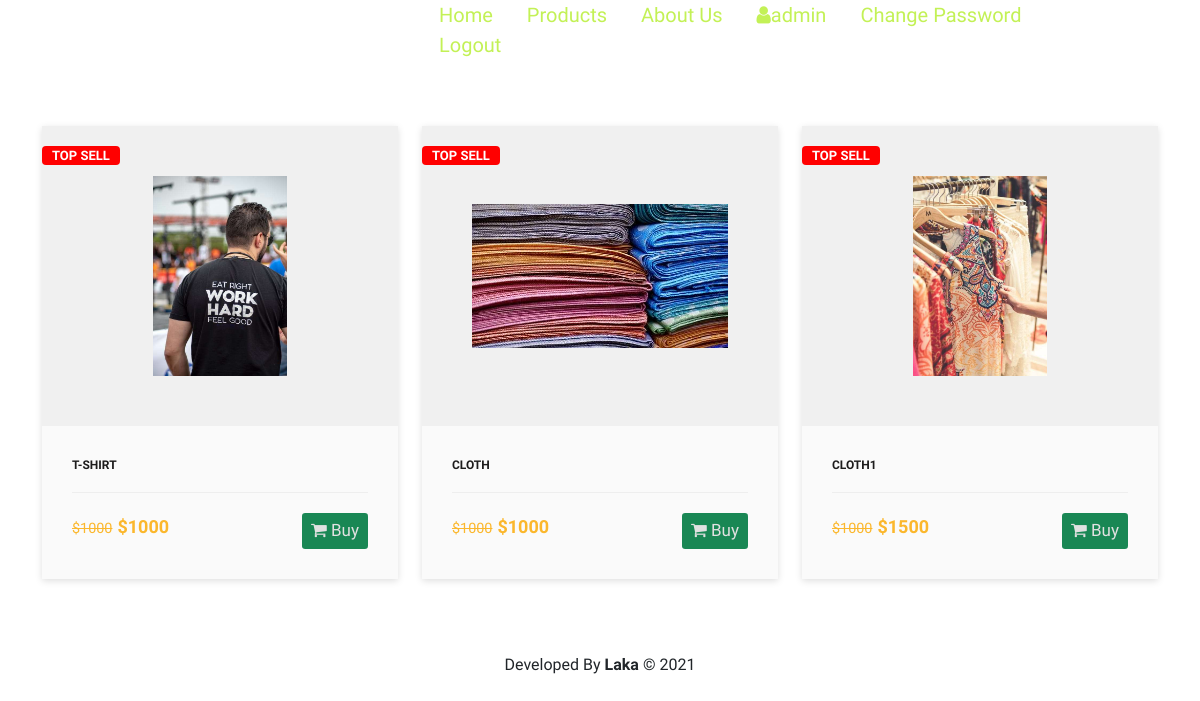
Before: /garments/products/ (signed in) with the older database file.
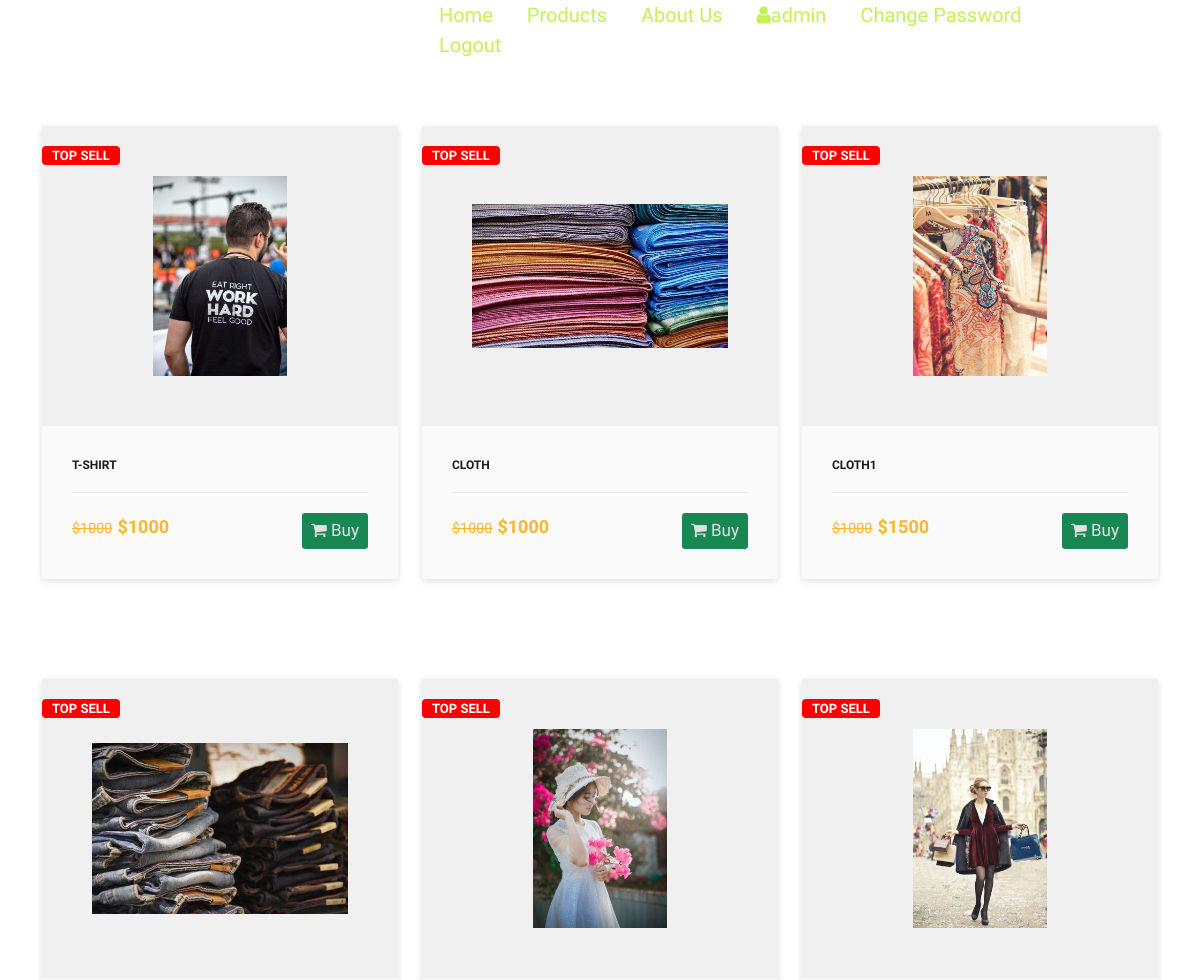
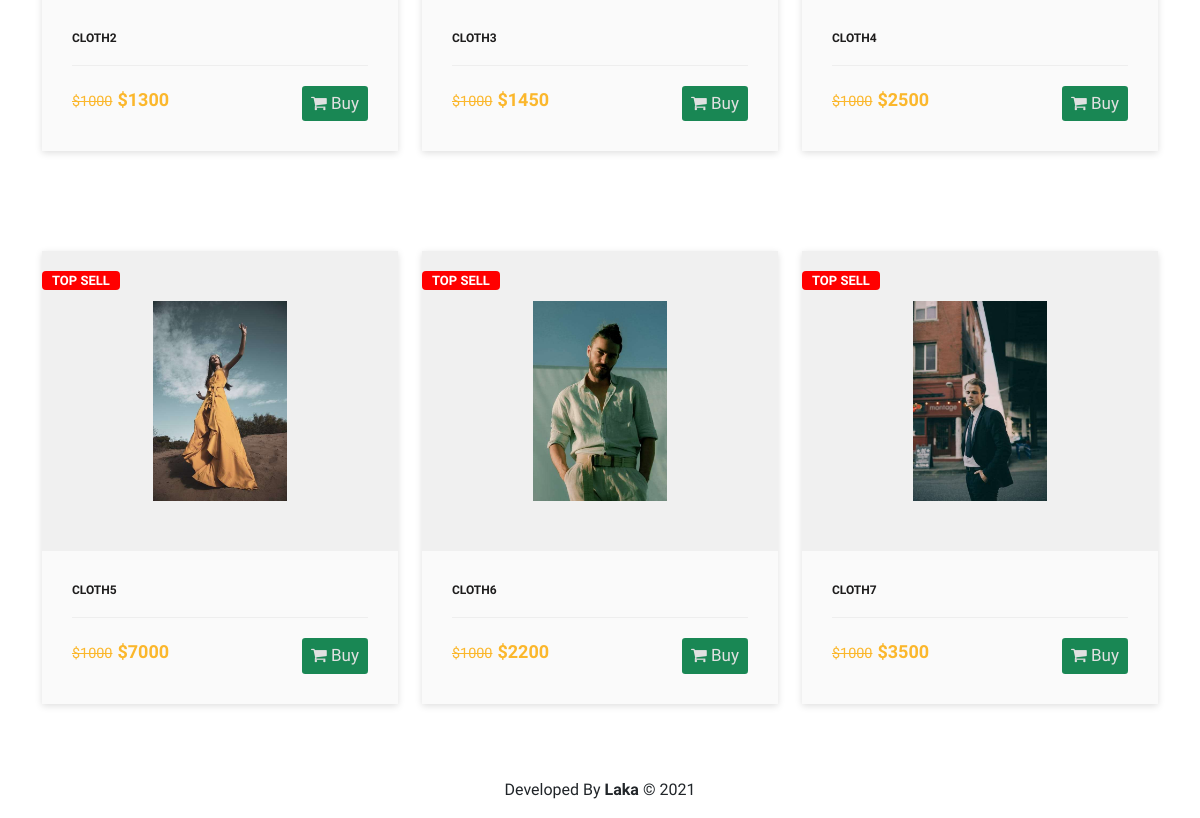
After: the same page with the newer database file (2 pictures, top to bottom).
### abc_garments/models.py (models this page shows, shortened)
class Product(models.Model):
    name=models.CharField(max_length=255)
    status=models.BooleanField(default=True)
    size=models.CharField(max_length=10) #XL,M,S
    price=models.IntegerField()
    image=models.ImageField(upload_to='products',blank=True,null=True)

### abc_garments/views.py (the view)
# urls.py: path('products/',products,name='products'),
@login_required
def products(request):
    context={}
    products=Product.objects.all()
    context['products']=products
    return render(request,'products.html',context)

### templates/products.html (shortened to what this page needs)
{% extends 'base.html' %}
{% load static %}
{% block CSS %}
<link rel="stylesheet" href="{% static 'custom/css/products.css' %}">
{% endblock CSS %}
{%block content%}
<div class="container">
    <div class="row">
        {% for product in products %}
        <div class="col-md-4">
            <div class="product-card">
                <div class="badge">Top Sell</div>
                <div class="product-tumb">
                  <img src="..{{ product.image.url }}" alt="cloth">
                </div>
                <div class="product-details">
                  <span class="product-catagory">{{product.name}}</span>
                    <div class="product-bottom-details">
                        <div class="product-price"><small>$1000</small>${{product.price}}</div>
                        <div class="product-links">
                        <a class="btn btn-sm bg-success" href="{% url 'buy_product' product.id %}"><i class="fa fa-shopping-cart"></i> Buy</a>
                        </div>
                    </div>
                </div>
            </div>
        </div>
        {% endfor %}
    </div>
</div>
{% endblock content %}

### templates/base.html (shortened to what this page needs)
{% load static %}
<!doctype html>
<html lang="en">
  <head>
    <link rel="stylesheet" href="https://cdnjs.cloudflare.com/ajax/libs/font-awesome/4.7.0/css/font-awesome.min.css">
    <link href="https://cdn.jsdelivr.net/npm/bootstrap@5.0.0-beta2/dist/css/bootstrap.min.css" rel="stylesheet">
    <link rel="stylesheet" href="{% static 'custom/css/base.css' %}">
    {% block CSS %}
    {% endblock CSS%}
  </head>
  <body>
    <div class="container">
        <div class="row">
            <div class="col-md-8 offset-md-3">
                <div class="nav-bar">
                    <ul class="mt-6">
                        <li><a href="{% url 'home'%}">Home</a></li>
                        <li><a href="{% url 'products' %}">Products</a></li>
                        <li><a href="{% url 'about' %}">About Us</a></li>
                        {% if user.is_authenticated %}
                        <li><strong><a href="{% url 'profile' user.id%}"><i class="fa fa-user"></i>{{user.username}}</a></strong></li>
                        <li><a href="{% url 'change_password' %}">Change Password</a></li>
                        <li><a href="{% url 'logout' %}">Logout</a></li>
                        {%else %}
                        <li><a href="{% url 'login' %}">Login</a></li>
                        <li><a href="{% url 'signup' %}">Sign Up</a></li>
                        {% endif %}
                    </ul>
                </div>
            </div>
        </div>
    </div>
	{% block content %}{% endblock content %}
  <div class="container">
    <div class="row">
      <div class="col-md-6 offset-md-3">
        <p class="mt-4 text-center footer-text">Developed By<strong> Laka </strong> &copy; 2021 </p>
      </div>
    </div>
  </div>
  </body>
</html>

### static/custom/css/base.css (style rules this page uses)
* { font-family: 'Oswald', sans-serif; }
html,body { margin: 0; padding: 0; width: 100%; height: 100%; }
.nav-bar { position: relative; }
.nav-bar ul { margin-left: 50px; }
.nav-bar ul li { list-style-type: none; display: inline-block; margin-left: 30px; cursor: pointer; }
.nav-bar ul li a { font-size: 20px; text-decoration: none; color: rgb(195, 241, 86); font-weight: 500; }

### static/custom/css/products.css (style rules this page uses)
a { text-decoration: none; }
.product-card { width: 100%; position: relative; box-shadow: 0 2px 7px #dfdfdf; margin: 50px auto; background: #fafafa; }
.badge { position: absolute; left: 0; top: 20px; text-transform: uppercase; font-size: 13px; font-weight: 700; background: red; color: #fff; padding: 3px 10px; }
.product-tumb { display: flex; align-items: center; justify-content: center; height: 300px; padding: 50px; background: #f0f0f0; }
.product-tumb img { max-width: 100%; max-height: 100%; }
.product-details { padding: 30px; }
.product-catagory { display: block; font-size: 12px; font-weight: 700; text-transform: uppercase; color: rgb(29, 28, 28); margin-bottom: 18px; }
.product-bottom-details { overflow: hidden; border-top: 1px solid #eee; padding-top: 20px; }
.product-bottom-details div { float: left; width: 50%; }
.product-price { font-size: 18px; color: #fbb72c; font-weight: 600; }
.product-price small { font-size: 80%; font-weight: 400; text-decoration: line-through; display: inline-block; margin-right: 5px; }
.product-links { text-align: right; }
.product-links a { display: inline-block; margin-left: 5px; color: #e1e1e1; transition: 0.3s; font-size: 17px; }

Changed rows visible on the page:
added Product: image (picture), name "CLOTH2", price "1300"
added Product: image (picture), name "CLOTH3", price "1450"
added Product: image (picture), name "CLOTH4", price "2500"
added Product: image (picture), name "CLOTH5", price "7000"
added Product: image (picture), name "CLOTH6", price "2200"
added Product: image (picture), name "CLOTH7", price "3500"
